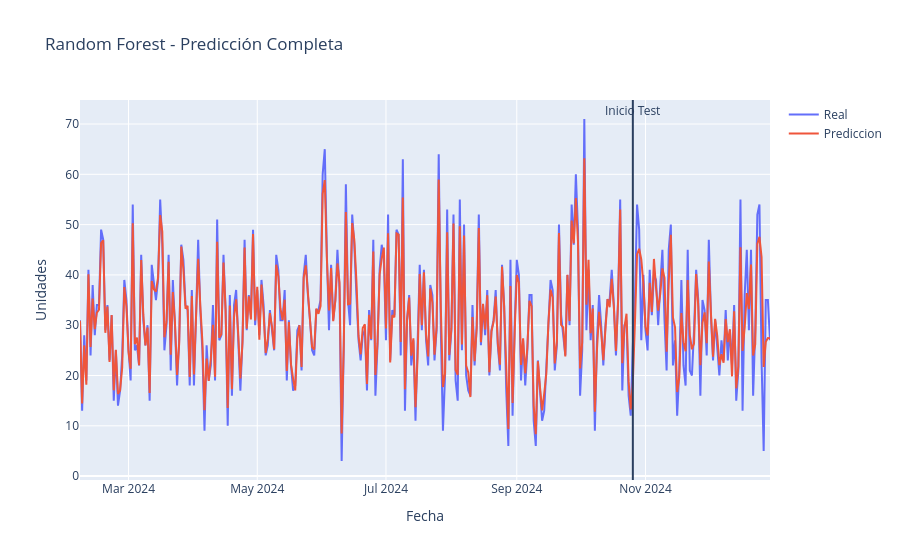
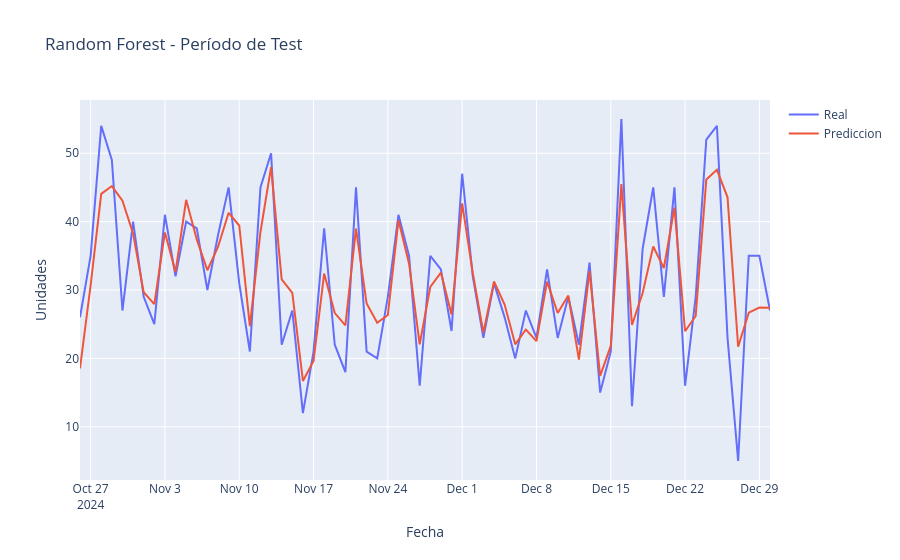

Write notebook code for charts like these, in order.
### Markdown cell above
### Venta Proximos 20% de dias

### Code cell
# Gráficas
def plot_comparacion(df, titulo, marcar_corte=False):

    real_col = "Venta_Real" if "Venta_Real" in df.columns else "Cantidad"

    fig = make_subplots(rows=1, cols=1)

    fig.add_trace(go.Scatter(
        x=df["Fecha"], y=df[real_col],
        mode="lines", name="Real"
    ))

    fig.add_trace(go.Scatter(
        x=df["Fecha"], y=df["Prediccion"],
        mode="lines", name="Prediccion"
    ))

    if marcar_corte:
        f_corte = ventas_diarias_clean.iloc[corte]["Fecha"]
        fig.add_vline(x=f_corte)
        fig.add_annotation(x=f_corte, y=1, yref="paper",
                           text="Inicio Test", showarrow=False)

    fig.update_layout(
        title=titulo,
        xaxis_title="Fecha",
        yaxis_title="Unidades"
    )

    fig.show()


# Features
ventas_diarias = (
    ventas_completo
    .groupby("Fecha")["Cantidad"]
    .sum()
    .reset_index()
)

# Variables básicas
ventas_diarias["Dia_Semana"] = ventas_diarias["Fecha"].dt.dayofweek
ventas_diarias["Mes"] = ventas_diarias["Fecha"].dt.month

# Variables de dia específico 
ventas_diarias["EsLunes"] = (ventas_diarias["Dia_Semana"] == 0).astype(int)
ventas_diarias["EsMartes"] = (ventas_diarias["Dia_Semana"] == 1).astype(int)
ventas_diarias["EsMiercoles"] = (ventas_diarias["Dia_Semana"] == 2).astype(int)
ventas_diarias["EsJueves"] = (ventas_diarias["Dia_Semana"] == 3).astype(int)
ventas_diarias["EsViernes"] = (ventas_diarias["Dia_Semana"] == 4).astype(int)
ventas_diarias["EsSabado"] = (ventas_diarias["Dia_Semana"] == 5).astype(int)
ventas_diarias["EsDomingo"] = (ventas_diarias["Dia_Semana"] == 6).astype(int)

# Variables compuestas útiles
ventas_diarias["EsFinDeSemana"] = (ventas_diarias["Dia_Semana"] >= 5).astype(int)
ventas_diarias["EsInicioSemana"] = (ventas_diarias["Dia_Semana"] <= 1).astype(int)

# Variables de tendencia reciente
ventas_diarias["Lag1"] = ventas_diarias["Cantidad"].shift(1)  # Ayer
ventas_diarias["Lag2"] = ventas_diarias["Cantidad"].shift(2)  # Anteayer
ventas_diarias["Lag7"] = ventas_diarias["Cantidad"].shift(7)  # semana anterior

# Promedios móviles recientes
ventas_diarias["MA3"] = ventas_diarias["Cantidad"].rolling(3, min_periods=1).mean()  # Últimos 3 días
ventas_diarias["MA7"] = ventas_diarias["Cantidad"].rolling(7, min_periods=1).mean()  # Última semana
ventas_diarias["MA14"] = ventas_diarias["Cantidad"].rolling(14, min_periods=1).mean()  # Últimas 2 semanas

# Variables de estacionalidad mensual
ventas_diarias["EsInicioMes"] = (ventas_diarias["Fecha"].dt.day <= 7).astype(int)  # Primera semana
ventas_diarias["EsFinMes"] = (ventas_diarias["Fecha"].dt.day >= 25).astype(int)  # Última semana

# Features finales
features = [
    # Tendencias recientes
    "Lag1", "Lag2", "Lag7",
    "MA3", "MA7", "MA14",
    # Días específicos
   "EsMartes", "EsFinDeSemana","EsJueves","EsInicioSemana",
    # Patrones mensuales
    "EsFinMes"
]

# Limpiar solo las filas donde faltan lags (que son los primeros días)
ventas_diarias_clean = ventas_diarias.dropna(subset=["Lag1", "Lag2", "Lag7"]).reset_index(drop=True)

X = ventas_diarias_clean[features]
Y = ventas_diarias_clean["Cantidad"]

# División train/test 
corte = int(len(X) * 0.8)  # 80% entrenamiento, 20% test
X_train, X_test = X[:corte], X[corte:]
Y_train, Y_test = Y[:corte], Y[corte:]


# Entrenar y evaluar
def entrenar_y_evaluar(modelo, nombre_modelo):
    modelo.fit(X_train, Y_train)
    
    pred_train = modelo.predict(X_train)
    pred_test = modelo.predict(X_test)
    
    rmse_train = np.sqrt(mean_squared_error(Y_train, pred_train))
    rmse_test = np.sqrt(mean_squared_error(Y_test, pred_test))
    r2_train = r2_score(Y_train, pred_train)
    r2_test = r2_score(Y_test, pred_test)
    
    print(f"\n{nombre_modelo}")
    print(f"Train RMSE: {rmse_train:.2f}, R2: {r2_train:.4f}")
    print(f"Test RMSE: {rmse_test:.2f}, R2: {r2_test:.4f}")
    
    # DF con predicciones
    df_full = ventas_diarias_clean.copy()
    df_full["Prediccion"] = np.nan
    train_idx = X_train.index
    test_idx = X_test.index
    df_full.loc[train_idx, "Prediccion"] = pred_train
    df_full.loc[test_idx, "Prediccion"] = pred_test
    
    # DF de test
    df_test = ventas_diarias_clean.iloc[test_idx].copy()
    df_test["Venta_Real"] = Y_test
    df_test["Prediccion"] = pred_test
    
    return df_full, df_test

#Random Forest
modelo_rf = RandomForestRegressor(
    n_estimators=200,
    random_state=42,
    n_jobs=-1,
    max_depth=10
)

df_full_rf, df_test_rf = entrenar_y_evaluar(modelo_rf, "Random Forest")
plot_comparacion(df_full_rf, "Random Forest - Predicción Completa", marcar_corte=True)
plot_comparacion(df_test_rf, "Random Forest - Período de Test")

# Importancia de features
importancias = modelo_rf.feature_importances_
feature_importance_df = pd.DataFrame({
    'Feature': features,
    'Importance': importancias
}).sort_values('Importance', ascending=False)

print("Importancia de Features (en Random Forest):")
print(feature_importance_df)

### Figure 1 — Plotly figure (JSON) as saved in the notebook; plotly's stock layout.template omitted (floating-point values rounded to 4 significant figures; data arrays with more than 128 entries replaced by an {"elided": "..."} marker saying what was removed)
{"data": [{"mode": "lines", "name": "Real", "type": "scatter", "x": {"elided": "328 str values"}, "y": {"elided": "328 int values"}}, {"mode": "lines", "name": "Prediccion", "type": "scatter", "x": {"elided": "328 str values"}, "y": {"elided": "328 float values"}}], "layout": {"annotations": [{"showarrow": false, "text": "Inicio Test", "x": "2024-10-26T00:00:00", "y": 1, "yref": "paper"}], "shapes": [{"type": "line", "x0": "2024-10-26T00:00:00", "x1": "2024-10-26T00:00:00", "xref": "x", "y0": 0, "y1": 1, "yref": "y domain"}], "title": {"text": "Random Forest - Predicción Completa"}, "xaxis": {"anchor": "y", "domain": [0, 1], "title": {"text": "Fecha"}}, "yaxis": {"anchor": "x", "domain": [0, 1], "title": {"text": "Unidades"}}}}

### Figure 2 — Plotly figure (JSON) as saved in the notebook; plotly's stock layout.template omitted (floating-point values rounded to 4 significant figures)
{"data": [{"mode": "lines", "name": "Real", "type": "scatter", "x": ["2024-10-26T00:00:00.000000000", "2024-10-27T00:00:00.000000000", "2024-10-28T00:00:00.000000000", "2024-10-29T00:00:00.000000000", "2024-10-30T00:00:00.000000000", "2024-10-31T00:00:00.000000000", "2024-11-01T00:00:00.000000000", "2024-11-02T00:00:00.000000000", "2024-11-03T00:00:00.000000000", "2024-11-04T00:00:00.000000000", "2024-11-05T00:00:00.000000000", "2024-11-06T00:00:00.000000000", "2024-11-07T00:00:00.000000000", "2024-11-08T00:00:00.000000000", "2024-11-09T00:00:00.000000000", "2024-11-10T00:00:00.000000000", "2024-11-11T00:00:00.000000000", "2024-11-12T00:00:00.000000000", "2024-11-13T00:00:00.000000000", "2024-11-14T00:00:00.000000000", "2024-11-15T00:00:00.000000000", "2024-11-16T00:00:00.000000000", "2024-11-17T00:00:00.000000000", "2024-11-18T00:00:00.000000000", "2024-11-19T00:00:00.000000000", "2024-11-20T00:00:00.000000000", "2024-11-21T00:00:00.000000000", "2024-11-22T00:00:00.000000000", "2024-11-23T00:00:00.000000000", "2024-11-24T00:00:00.000000000", "2024-11-25T00:00:00.000000000", "2024-11-26T00:00:00.000000000", "2024-11-27T00:00:00.000000000", "2024-11-28T00:00:00.000000000", "2024-11-29T00:00:00.000000000", "2024-11-30T00:00:00.000000000", "2024-12-01T00:00:00.000000000", "2024-12-02T00:00:00.000000000", "2024-12-03T00:00:00.000000000", "2024-12-04T00:00:00.000000000", "2024-12-05T00:00:00.000000000", "2024-12-06T00:00:00.000000000", "2024-12-07T00:00:00.000000000", "2024-12-08T00:00:00.000000000", "2024-12-09T00:00:00.000000000", "2024-12-10T00:00:00.000000000", "2024-12-11T00:00:00.000000000", "2024-12-12T00:00:00.000000000", "2024-12-13T00:00:00.000000000", "2024-12-14T00:00:00.000000000", "2024-12-15T00:00:00.000000000", "2024-12-16T00:00:00.000000000", "2024-12-17T00:00:00.000000000", "2024-12-18T00:00:00.000000000", "2024-12-19T00:00:00.000000000", "2024-12-20T00:00:00.000000000", "2024-12-21T00:00:00.000000000", "2024-12-22T00:00:00.000000000", "2024-12-23T00:00:00.000000000", "2024-12-24T00:00:00.000000000", "2024-12-25T00:00:00.000000000", "2024-12-26T00:00:00.000000000", "2024-12-27T00:00:00.000000000", "2024-12-28T00:00:00.000000000", "2024-12-29T00:00:00.000000000", "2024-12-30T00:00:00.000000000"], "y": [26, 35, 54, 49, 27, 40, 29, 25, 41, 32, 40, 39, 30, 38, 45, 31, 21, 45, 50, 22, 27, 12, 21, 39, 22, 18, 45, 21, 20, 29, 41, 35, 16, 35, 33, 24, 47, 32, 23, 31, 26, 20, 27, 23, 33, 23, 29, 22, 34, 15, 21, 55, 13, 36, 45, 29, 45, 16, 29, 52, 54, 23, 5, 35, 35, 27]}, {"mode": "lines", "name": "Prediccion", "type": "scatter", "x": ["2024-10-26T00:00:00.000000000", "2024-10-27T00:00:00.000000000", "2024-10-28T00:00:00.000000000", "2024-10-29T00:00:00.000000000", "2024-10-30T00:00:00.000000000", "2024-10-31T00:00:00.000000000", "2024-11-01T00:00:00.000000000", "2024-11-02T00:00:00.000000000", "2024-11-03T00:00:00.000000000", "2024-11-04T00:00:00.000000000", "2024-11-05T00:00:00.000000000", "2024-11-06T00:00:00.000000000", "2024-11-07T00:00:00.000000000", "2024-11-08T00:00:00.000000000", "2024-11-09T00:00:00.000000000", "2024-11-10T00:00:00.000000000", "2024-11-11T00:00:00.000000000", "2024-11-12T00:00:00.000000000", "2024-11-13T00:00:00.000000000", "2024-11-14T00:00:00.000000000", "2024-11-15T00:00:00.000000000", "2024-11-16T00:00:00.000000000", "2024-11-17T00:00:00.000000000", "2024-11-18T00:00:00.000000000", "2024-11-19T00:00:00.000000000", "2024-11-20T00:00:00.000000000", "2024-11-21T00:00:00.000000000", "2024-11-22T00:00:00.000000000", "2024-11-23T00:00:00.000000000", "2024-11-24T00:00:00.000000000", "2024-11-25T00:00:00.000000000", "2024-11-26T00:00:00.000000000", "2024-11-27T00:00:00.000000000", "2024-11-28T00:00:00.000000000", "2024-11-29T00:00:00.000000000", "2024-11-30T00:00:00.000000000", "2024-12-01T00:00:00.000000000", "2024-12-02T00:00:00.000000000", "2024-12-03T00:00:00.000000000", "2024-12-04T00:00:00.000000000", "2024-12-05T00:00:00.000000000", "2024-12-06T00:00:00.000000000", "2024-12-07T00:00:00.000000000", "2024-12-08T00:00:00.000000000", "2024-12-09T00:00:00.000000000", "2024-12-10T00:00:00.000000000", "2024-12-11T00:00:00.000000000", "2024-12-12T00:00:00.000000000", "2024-12-13T00:00:00.000000000", "2024-12-14T00:00:00.000000000", "2024-12-15T00:00:00.000000000", "2024-12-16T00:00:00.000000000", "2024-12-17T00:00:00.000000000", "2024-12-18T00:00:00.000000000", "2024-12-19T00:00:00.000000000", "2024-12-20T00:00:00.000000000", "2024-12-21T00:00:00.000000000", "2024-12-22T00:00:00.000000000", "2024-12-23T00:00:00.000000000", "2024-12-24T00:00:00.000000000", "2024-12-25T00:00:00.000000000", "2024-12-26T00:00:00.000000000", "2024-12-27T00:00:00.000000000", "2024-12-28T00:00:00.000000000", "2024-12-29T00:00:00.000000000", "2024-12-30T00:00:00.000000000"], "y": [18.54, 30.66, 44.05, 45.2, 43.07, 38.28, 29.67, 27.94, 38.42, 32.64, 43.18, 37.39, 32.89, 36.29, 41.29, 39.43, 24.72, 38.48, 47.97, 31.55, 29.56, 16.7, 19.62, 32.41, 26.63, 24.82, 38.99, 28.03, 25.22, 26.35, 40.18, 33.85, 22.06, 30.46, 32.55, 26.42, 42.65, 32.5, 23.76, 31.25, 27.88, 22.06, 24.22, 22.52, 31.22, 26.63, 29.19, 19.83, 32.75, 17.45, 21.82, 45.47, 24.89, 29.55, 36.37, 33.22, 42.05, 23.97, 26.21, 46.16, 47.58, 43.55, 21.7, 26.69, 27.43, 27.42]}], "layout": {"title": {"text": "Random Forest - Período de Test"}, "xaxis": {"anchor": "y", "domain": [0, 1], "title": {"text": "Fecha"}}, "yaxis": {"anchor": "x", "domain": [0, 1], "title": {"text": "Unidades"}}}}
